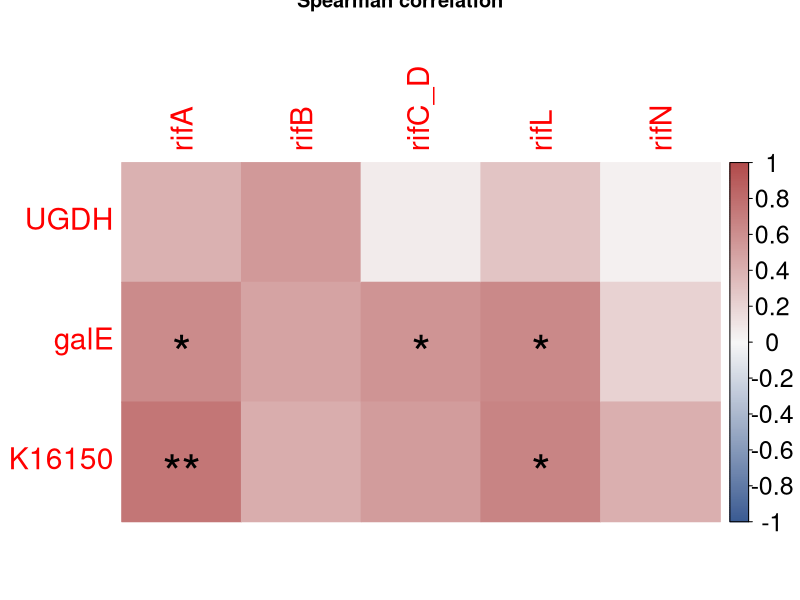

The R source for this figure:

setwd("E:/HACscript")
library(corrplot)
library(psych)
library(ggplot2)


# 读取数据
state.clean  <- read.table("Data/vb_gene_corr_data.txt", header = TRUE, row.names = 1)
dput(state.clean)

rhizo.spearman.clean<-cor(state.clean,use = "complete.obs",method = "spearman")
res5 <- cor.mtest(state.clean, conf.level = .95,  method = "spearman") 
genes_v <- c("UGDH", "galE", "K16150")
genes_b <- c("rifA", "rifB", "rifC_D", "rifL", "rifN")

corr_sub <- rhizo.spearman.clean[genes_v, genes_b]
p_sub    <- res5$p[genes_v, genes_b]


#figure output
pdf("Figure/vb_gene_corr_result.pdf", width = 500/80, height = 350/80)

corrplot(
  corr = corr_sub,
  p.mat = p_sub,
  col = colorRampPalette(
    c("#3B5B92", "#F7F7F7", "#B24C4C")
  )(200),
  method = "color",
  insig = "label_sig",
  sig.level = c(.001, .01, .05),
  pch.cex = 3,
  tl.cex = 1.8,
  cl.cex = 1.5,
  title = "Spearman correlation",
  title.cex = 2
)
dev.off()

#data output
corr_df <- expand.grid(genes_v,genes_b, stringsAsFactors = FALSE)

corr_df$spearman.r <- as.vector(corr_sub)
corr_df$spearman.p <- as.vector(p_sub)

# rename
colnames(corr_df) <- c("virus.gene", "bacteria.gene", "spearman.r", "spearman.p")

#write.table( corr_df,file = "Figure/rhizo.spearman.r.txt", sep = "\t", row.names = FALSE, quote = FALSE)
